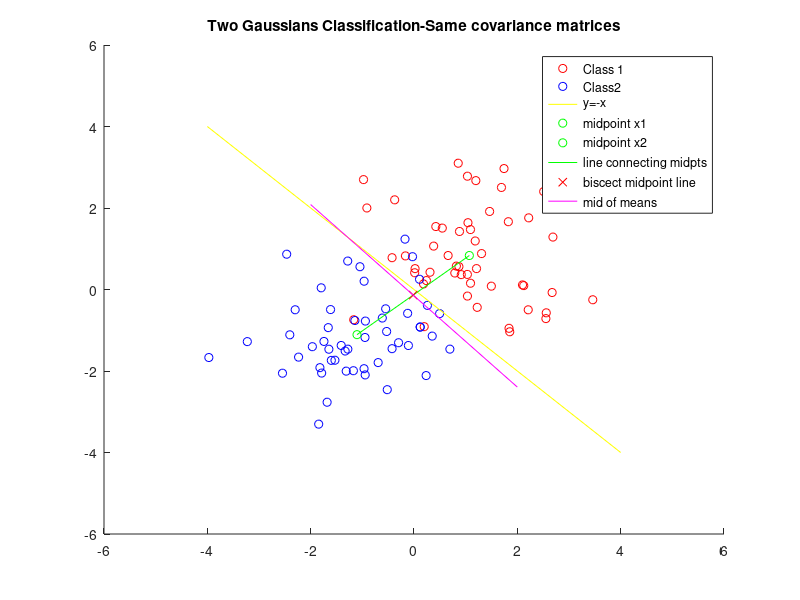

The MATLAB script that drew this image: (Note: this script raises an error after producing the figure.)
%% Exercises 1.1 A simple Example
addpath("C:\\Users\\user\\Desktop\\svm")
addpath("C:\\Users\\user\\Desktop\lsm\\LSSVMlab")
% 2 classes of gaussians with the same covariance
X1=randn(50,2) +1;
X2=randn(51,2) -1;
% class labels
Y1=ones(50,1);
Y2=-ones(51,1);
% find the mean of each of the clusters
mean_x1=mean(X1);
mean_x2=mean(X2);


% plot the points
figure;
hold on;
plot(X1(:,1),X1(:,2),'ro');
plot(X2(:,1),X2(:,2),'bo');
x=-4:1:4
% out of curiosity check the y=-x classifier
y=-x
plot(x,y,'y')
title('Two Gaussians Classification-Same covariance matrices')


% Using the center- make a classifier that is exactly the middle of the points 
% find the slope of the line connecting the 2 means
slope = (mean_x1(2)-mean_x2(2)) / (mean_x1(1)-mean_x2(1))
% The perpandicular line that intersects that line
slope = 1/slope*(-1)
% find the midpoint of the line connecting the 2 means
midx=(mean_x2(1)+mean_x1(1))/2;
midy=(mean_x2(2)+mean_x1(2))/2;


% choose a point to draw the perpandicular bisector from 
x=2;
sep1= slope *(x-midx) +midy;
x2=-2;
sep2= slope *(x2-midx)+midy;


plot(mean_x1(1),mean_x1(2),'go'); %center green
plot(mean_x2(1),mean_x2(2),'go');

plot([mean_x1(1) mean_x2(1)], [mean_x1(2) mean_x2(2)],'g');
plot(midx, midy,'rx');
line([x2,x], [sep2, sep1],'color','m')

legend('Class 1','Class2','y=-x','midpoint x1','midpoint x2','line connecting midpts','biscect midpoint line','mid of means')
xlim([-6 6])
ylim([-6 6])
hold off;




%% Support Vector machine classifier- https://cs.stanford.edu/people/karpathy/svmjs/demo/. 

%% Least-squares support vector machine classifier
addpath('C:\\Users\\user\\Desktop\\svm_tut\\ex1')
load iris.mat

% using a polynomial kernel

degree_i=[1,2,3,4,5,6,7,8,9,10]
misclass=[]
for i=degree_i
    type='classification'; 
    gam = 1; % gamma
    t = 1; % intercept
    degree = i;
    disp('Polynomial kernel of degree 1-- a polynomial kernel'),

    [alpha,b] = trainlssvm({Xtrain,Ytrain,type,gam,[t; degree],'poly_kernel'});
        
    figure;
    plotlssvm({Xtrain,Ytrain,type,gam,[t; degree],'poly_kernel','preprocess'},{alpha,b});
    title (sprintf('Polynomial kernel with %d degree',degree))
    [Yht, Zt] = simlssvm({Xtrain,Ytrain,type,gam,[t; degree],'poly_kernel'}, {alpha,b}, Xtest);
    err = sum(Yht~=Ytest); 
    fprintf('\n on test: #misclass = %d, error rate = %.2f%%\n', err, err/length(Ytest)*100)
    mis
end 

%use the RBF kernel- choose a good value for sigma
type='classification';
gam=1;
sig2values=logspace(-3,3,100) % reduces reach of the data

% sigma low bias high 
% sigma large then overfit
% low sigma then large vairnce and then low bias and we can overfit

erro=[]
% alpha  αi captures the weight of the ith training example as a
% support vector. Higher value of αi means that ith training 
% example holds more importance as a support vector

% b The bias is the distance to the origin of the hyperplane solution y
% intercept in a linear case
for i = 1:length(sig2values),
    [alpha,b] = trainlssvm({Xtrain,Ytrain,type,gam,sig2values(i),'RBF_kernel'});
    %figure;
    
    %plotlssvm({Xtrain,Ytrain,type,gam,sig2values(i),'RBF_kernel','preprocess'},{alpha,b});
    [Yht, Zt] = simlssvm({Xtrain,Ytrain,type,gam,sig2values(i),'RBF_kernel'}, {alpha,b}, Xtest);
    err = sum(Yht~=Ytest);
    fprintf('\n on test: #misclass = %d, error rate = %.2f%%\n', err, err/length(Ytest)*100)
    erro=[erro; err]
end

figure;
semilogx(sig2values, erro, 'm-');
title ('# of Misclassification using various values of sigma2')
xlabel('Sig2 Values')
ylabel('Number of Misclassification')


% Good choice for gam?
type='classification';
gam=1;
sig2=1 % reduces reach of the data
gamvalues=logspace(-3,3,100)
erro=[]

for i = 1:length(gamvalues),
    [alpha,b] = trainlssvm({Xtrain,Ytrain,type,gamvalues(i),sig2,'RBF_kernel'});
    %figure;
    
    %plotlssvm({Xtrain,Ytrain,type,gamvalues(i),sig2,'RBF_kernel','preprocess'},{alpha,b});
    [Yht, Zt] = simlssvm({Xtrain,Ytrain,type,gamvalues(i),sig2,'RBF_kernel'}, {alpha,b}, Xtest);
    err = sum(Yht~=Ytest);
    fprintf('\n on test: #misclass = %d, error rate = %.2f%%\n', err, err/length(Ytest)*100)
    erro=[erro;err]
end

figure;
semilogx(gamvalues, erro, 'm-');
title ('Error using various values of gamma and sigma2=0.04')
xlabel('Gamma Values')
ylabel('Error')





%% 1.3.2 Tuning parameters using validation

% random split %% returns the validation error ?
%[perf_r,perfs_r] = rsplitvalidate ({ Xtrain , Ytrain , 'c', gam , sig2 ,'RBF_kernel'} , 0.80 , 'misclass') ;
%[perf_cv,perfs_cv] = crossvalidate ({ Xtrain , Ytrain , 'c', gam , sig2 ,'RBF_kernel'} , 10 , 'misclass') ;
%[perf_lcv,perfs_lcv] = leaveoneout ({ Xtrain , Ytrain , 'c', gam , sig2 ,'RBF_kernel'} , 'misclass');

sig2values=logspace(-3,3,50); 
gamvalues=logspace(-3,3,50);

full_error_sig_gam_r=zeros(1,50); % sig2 as the columns and gam as the rows
full_error_sig_gam_cv=zeros(1,50);
full_error_sig_gam_lcv=zeros(1,50);



for i = 1:length(sig2values),
    for j = 1: length(gamvalues),
        full_error_sig_gam_r(i,j)= rsplitvalidate({ Xtrain , Ytrain , 'c', gamvalues(j) , sig2values(i) ,'RBF_kernel'} , 0.80 , 'misclass') ;
        full_error_sig_gam_cv(i,j) = crossvalidate({ Xtrain , Ytrain , 'c', gamvalues(j) , sig2values(i) ,'RBF_kernel'} , 10 , 'misclass') ;
        full_error_sig_gam_lcv(i,j) = leaveoneout({ Xtrain , Ytrain , 'c', gamvalues(j) , sig2values(i) ,'RBF_kernel'} , 'misclass');
    end 
end

figure('Color',[1 1 1]);
surf(gamvalues, sig2values, full_error_sig_gam_r,'FaceAlpha',0.5);
set(gca,'Xdir','reverse','Ydir','reverse', 'XScale', 'log', 'YScale', 'log')
title('Validation set model performance plotted on Sigma and Gamma');
xlabel('Gamma (log)' ); ylabel('Sigma^2 (log)'); zlabel('% Misclassification');

plot3(gamvalues, sig2values, full_error_sig_gam_r)
xlabel('Gamma (log)' ); ylabel('Sigma^2 (log)'); zlabel('% Misclassification');

%% Automatic Paramter tuning %% run this maybe 2-3 times

[gam_s ,sig2_s ,cost_s] = tunelssvm ({Xtrain , Ytrain , 'c', [], [],'RBF_kernel'}, 'simplex', 'crossvalidatelssvm',{10,'misclass'});



% the algorithm can either be --> simplex Nelder Mead method or
% gridsearch--> brute force gridsearch
[gam_g ,sig2_g ,cost_g] = tunelssvm ({Xtrain , Ytrain , 'c', [], [],'RBF_kernel'}, 'gridsearch', 'crossvalidatelssvm',{10,'misclass'});

%% Using ROC curves
[alpha , b] = trainlssvm ({Xtrain , Ytrain , 'c', gam_s , sig2_s ,'RBF_kernel'});
[Yest , Ylatent] = simlssvm ({Xtrain , Ytrain , 'c', gam_s , sig2_s ,'RBF_kernel'}, {alpha , b}, Xtest);

roc(Ylatent,Ytest)

[alpha , b] = trainlssvm ({Xtrain , Ytrain , 'c', gam_s , sig2_s ,'RBF_kernel'});
[Yest , Ylatent] = simlssvm ({Xtrain , Ytrain , 'c', gam_s , sig2_s ,'RBF_kernel'}, {alpha , b}, Xtrain);

roc(Ylatent,Ytrain)

[alpha , b] = trainlssvm ({Xtrain , Ytrain , 'c', gam_g , sig2_g ,'RBF_kernel'});
[Yest , Ylatent] = simlssvm ({Xtrain , Ytrain , 'c', gam_g , sig2_g ,'RBF_kernel'}, {alpha , b}, Xtest);

roc(Ylatent,Ytest)

[alpha , b] = trainlssvm ({Xtrain , Ytrain , 'c', gam_g , sig2_g ,'RBF_kernel'});
[Yest , Ylatent] = simlssvm ({Xtrain , Ytrain , 'c', gam_g , sig2_g ,'RBF_kernel'}, {alpha , b}, Xtrain);

roc(Ylatent,Ytrain)

%% Bayesian framework
bay_modoutClass ({Xtrain , Ytrain , 'c', .1, 0.01}, 'figure'); 
bay_modoutClass ({Xtrain , Ytrain , 'c', .1, 0.1}, 'figure');
bay_modoutClass ({Xtrain , Ytrain , 'c', .1 , 1}, 'figure'); 

bay_modoutClass ({Xtrain , Ytrain , 'c', 1, 0.01}, 'figure'); 
bay_modoutClass ({Xtrain , Ytrain , 'c', 1, 0.1}, 'figure');
bay_modoutClass ({Xtrain , Ytrain , 'c', 1 , 1}, 'figure'); 

bay_modoutClass ({Xtrain , Ytrain , 'c', 10, 0.01}, 'figure'); 
bay_modoutClass ({Xtrain , Ytrain , 'c', 10, 0.1}, 'figure');
bay_modoutClass ({Xtrain , Ytrain , 'c', 10 , 1}, 'figure'); 

bay_modoutClass ({Xtrain , Ytrain , 'c', 100, 0.01}, 'figure'); 
bay_modoutClass ({Xtrain , Ytrain , 'c', 100, 0.1}, 'figure');
bay_modoutClass ({Xtrain , Ytrain , 'c', 100 , 1}, 'figure'); 


%% Homework problems

load ripley.mat

figure;
hold on;

x_train1=vertcat(Xtrain(:,1),Xtest(:,1))
x_train2=vertcat(Xtrain(:,2),Xtest(:,2))
y_data=vertcat(Ytrain,Ytest)

gscatter(x_train1,x_train2,y_data,'rgb','osd');
title('Ripley Dataset')
xlabel('X1');
ylabel('X2');

%kernel='lin_kernel' %0.1400
kernel='poly_kernel' %0.1320 gamma,t,degree 1.6699      6.4354           5
%kernel='RBF_kernel' %0.1200
lfold=10
model={Xtrain,Ytrain,'c',[],[],kernel,'csa'}
[gam,sig2,cost]=tunelssvm(model,'simplex','crossvalidatelssvm',{lfold,'misclass'})
[alpha,b]=trainlssvm({Xtrain,Ytrain,'c',gam,sig2,kernel})
plotlssvm({Xtrain,Ytrain,'c',gam,sig2,kernel,'preprocess'},{alpha,b})

[Ysim,Ylatent]=simlssvm({Xtrain,Ytrain,'c',gam,sig2,kernel},{alpha,b},Xtest)
roc(Ylatent,Ytest)



%% Homework data-breat


load breast.mat

data=vertcat(trainset,testset)
label=vertcat(labels_train,labels_test)

[l,m]=size(data)
Xmean=mean(data)
Xstandard_dev=std(data)

B=(data-repmat(Xmean,[l,1]))./repmat(Xstandard_dev,[l,1])

[W,pcomp]=pca(B)

class1=find(label==-1 )
class2=find(label==1 )

pca1=pcomp(class1,:)
pca2=pcomp(class2,:)

figure;
plot(pca1(:,1),pca1(:,2),'b.',pca2(:,1),pca2(:,2),'r.')
title('Breast Cancer PCA Dataset')
xlabel('PC1');
ylabel('PC2');

kernel='lin_kernel' %0.0375
kernel='poly_kernel' % 0.1925     [gamma t degree]: 0.26045      4.3993           4 
kernel='RBF_kernel' %0.0525
lfold=10
model={trainset,labels_train,'c',[],[],kernel,'csa'}
[gam,sig2,cost]=tunelssvm(model,'simplex','crossvalidatelssvm',{lfold,'misclass'})
[alpha,b]=trainlssvm({trainset,labels_train,'c',gam,sig2,kernel})
%plotlssvm({trainset,labels_train,'c',gam,sig2,kernel,'preprocess'},{alpha,b})

[Ysim,Ylatent]=simlssvm({trainset,labels_train,'c',gam,sig2,kernel},{alpha,b},testset)
roc(Ylatent,labels_test)
hold on;





%% Homework -diabetes

load diabetes.mat

%%%% standardize and center the data for a pca
data=vertcat(trainset,testset)
label=vertcat(labels_train,labels_test)

[l,m]=size(data)
Xmean=mean(data)
Xstandard_dev=std(data)

B=(data-repmat(Xmean,[l,1]))./repmat(Xstandard_dev,[l,1])

[W,pcomp]=pca(B)

class1=find(label==-1 )
class2=find(label==1 )

pca1=pcomp(class1,:)
pca2=pcomp(class2,:)

figure;
plot(pca1(:,1),pca1(:,2),'b.',pca2(:,1),pca2(:,2),'r.')
title('Diabetes Cancer PCA Dataset')
xlabel('PC1');
ylabel('PC2');


kernel='lin_kernel' %0.2533
kernel='poly_kernel' %0.6331    [gamma t degree]: 0.051727     0.77857           3
kernel='RBF_kernel' %0.2533
lfold=10
model={trainset,labels_train,'c',[],[],kernel,'csa'}
[gam,sig2,cost]=tunelssvm(model,'simplex','crossvalidatelssvm',{lfold,'misclass'})
[alpha,b]=trainlssvm({trainset,labels_train,'c',gam,sig2,kernel})
plotlssvm({trainset,labels_train,'c',gam,sig2,kernel,'preprocess'},{alpha,b})

[Ysim,Ylatent]=simlssvm({trainset,labels_train,'c',gam,sig2,kernel},{alpha,b},testset)
roc(Ylatent,labels_test)

